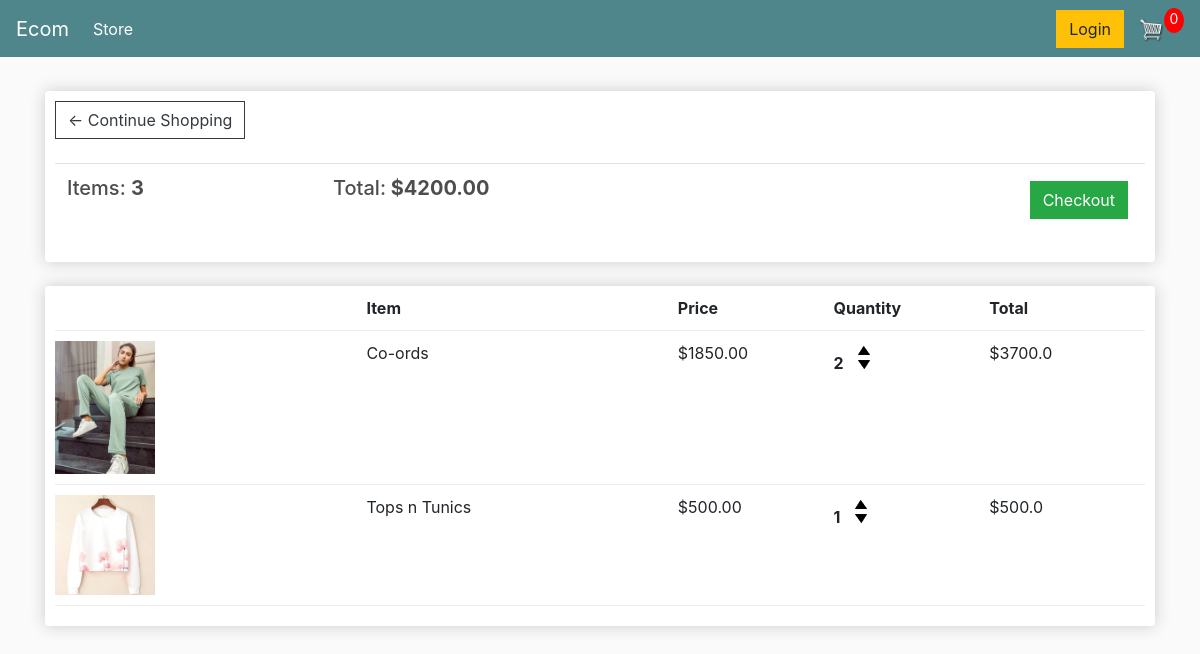
The app's page /cart/ (signed in) with its own data.
### store/models.py (models this page shows, shortened)
class Order(models.Model):
    customer = models.ForeignKey(Customer, on_delete=models.SET_NULL, null=True, blank=True)
    date_ordered = models.DateTimeField(auto_now_add=True)
    complete = models.BooleanField(default=False)
    transaction_id = models.CharField(max_length=100, null=True)
    @property
    def get_cart_total(self):
        orderitems = self.orderitem_set.all()
        total = sum([item.get_total for item in orderitems])
        return total
    @property
    def get_cart_items(self):
        orderitems = self.orderitem_set.all()
        total = sum([item.quantity for item in orderitems])
        return total

class OrderItem(models.Model):
    Product = models.ForeignKey(Product, on_delete=models.SET_NULL, null=True)
    order = models.ForeignKey(Order, on_delete=models.SET_NULL,null=True)
    quantity = models.IntegerField(default=0, null=True,blank=True)
    date_added = models.DateTimeField(auto_now_add=True)
    @property
    def get_total(self):
        total = self.Product.price * self.quantity
        return total

class Product(models.Model):
    name = models.CharField(max_length=200)
    price = models.FloatField()
    digital = models.BooleanField(default=False, null=True,blank=True)
    image = models.ImageField(null=True,blank=True)
    @property
    def imageURL(self):
        try:
            url = self.image.url
        except:
            url = ''
        return url

### store/views.py (the view)
# urls.py: path('cart/', views.cart, name="cart"),
def cart(request):
	if request.user.is_authenticated:
		Customer = request.user.customer
		order, created = Order.objects.get_or_create(customer=Customer,complete=False)
		items = order.orderitem_set.all()
	else:
		items = []
		order = {'get_cart_total':0, 'get_cart_items':0}
	context = {'items':items, 'order':order}
	return render(request, 'store/cart.html', context)

### store/templates/store/cart.html
{% extends 'store/main.html' %}
{% load static %}
{% block content %}
<div class="row">
	<div class="col-lg-12">
		<div class="box-element">
            <a  class="btn btn-outline-dark" href="{% url 'store' %}">&#x2190; Continue Shopping</a>
	<br>
	<br>
    <table class="table">
		<tr>
			<th><h5>Items: <strong>{{order.get_cart_items}}</strong></h5></th>
			<th><h5>Total:<strong> ${{order.get_cart_total|floatformat:2}}</strong></h5></th>
			<th>
				<a  style="float:right; margin:5px;" class="btn btn-success" href="{% url 'checkout' %}">Checkout</a>
			</th>
		</tr>
	</table>
		</div>
		<br>
		<div class="box-element">
            <div class="cart-row">
                <div style="flex:2"></div>
                <div style="flex:2"><strong>Item</strong></div>
                <div style="flex:1"><strong>Price</strong></div>
                <div style="flex:1"><strong>Quantity</strong></div>
                <div style="flex:1"><strong>Total</strong></div>
            </div>
            {% for item in items  %}
            <div class="cart-row">
                <div style="flex:2"><img class="row-image" src="{{item.Product.imageURL}}">
                </div>
                <div style="flex:2">{{item.Product.name}}</div>
                <div style="flex:1">${{item.Product.price|floatformat:2}}</div>
                <div style="flex:1">
                    <p class="quantity">{{item.quantity}}</p>
                    <div class="quantity">
                        <img class="chg-quantity" src="{% static  'images/arrow-up.png' %}">
                        <img class="chg-quantity" src="{% static  'images/arrow-down.png' %}">
                    </div>
                </div>
                <div style="flex:1"><p>${{item.get_total}}</p></div>
            </div>
            {% endfor %}
		</div>
	</div>
</div>
{% endblock content %}

### static/css/main.css (style rules this page uses)
body { background-color: hsl(0, 0%, 98%); }
h1,h2,h3,h4,h5,h6 { color:hsl(0, 0%, 30%); }
.box-element { box-shadow:hsl(0, 0%, 80%) 0 0 16px; background-color: #fff; border-radius: 4px; padding: 10px; }
.col-lg-4, .col-lg-6, .col-lg-8, .col-lg-12 { margin-top: 10px; }
.btn { border-radius: 0; }
.row-image { width: 100px; }
.cart-row { display: flex; align-items: flex-stretch; padding-bottom: 10px; margin-bottom: 10px; border-bottom: 1px solid #ececec; }
.quantity { display: inline-block; font-weight: 700; padding-right:10px; }
.chg-quantity { width: 12px; cursor: pointer; display: block; margin-top: 5px; transition:.1s; }

### records on screen
Order: get_cart_items "3", get_cart_total "4200.00"
OrderItem: Product.imageURL (picture), Product.name "Co-ords", Product.price "1850.00", quantity "2", get_total "3700.0"
OrderItem: Product.imageURL (picture), Product.name "Tops n Tunics", Product.price "500.00", quantity "1", get_total "500.0"
